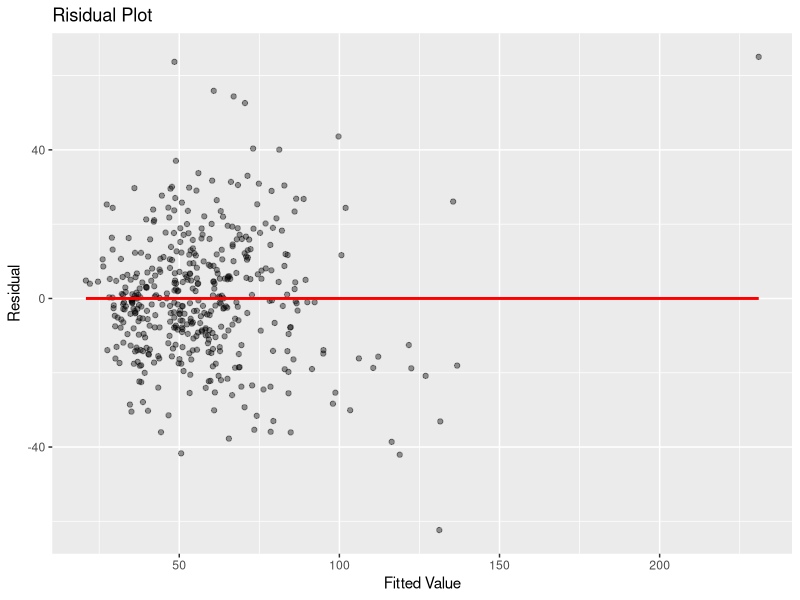
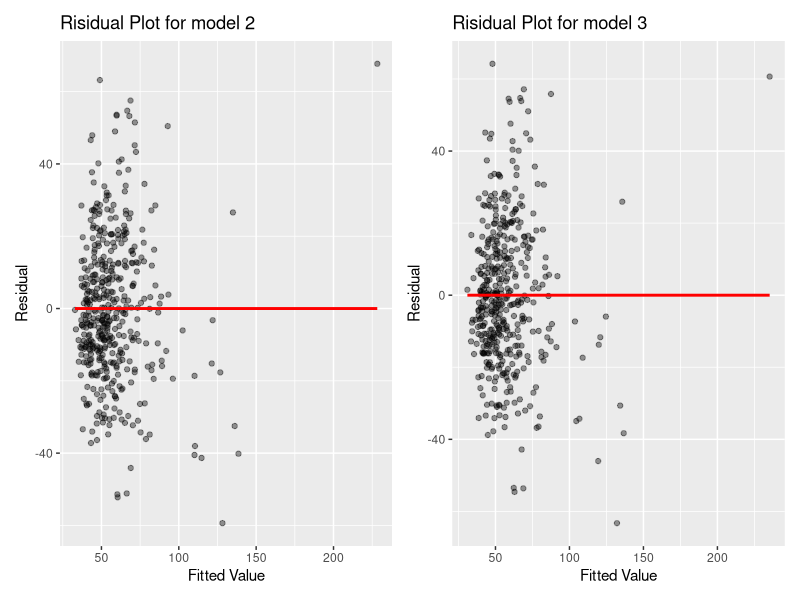
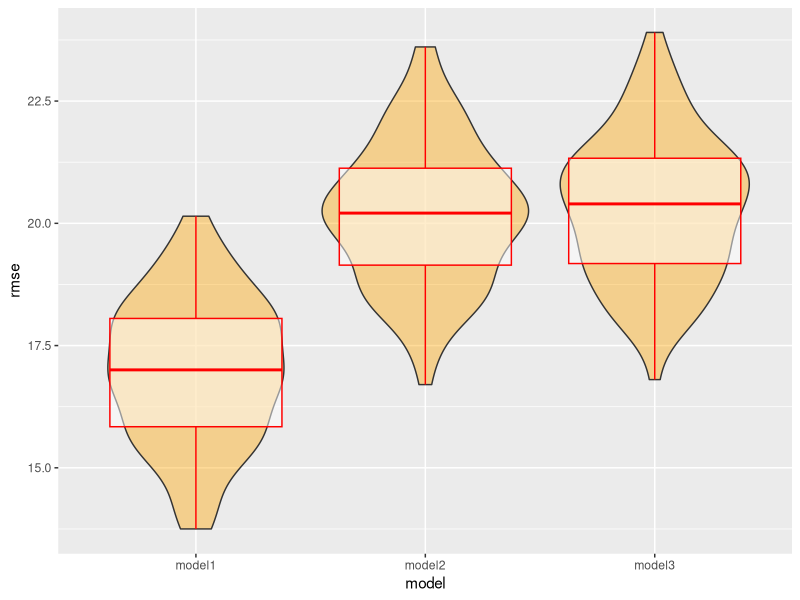

Write R code to recreate these figures, in order.
## ---- chunk 1
library(tidyverse)
library(modelr)
library(patchwork)
cdi_data = read.csv("./data/cdi.csv")
## ---- chunk 2
# Create a new variable called CRM_1000, which is the crime rate per 1000 population in each county in year 1990, and another variable pop_area which is the population density per square mile. Also change the number of doctors and beds into doctors and beds per 100 population.

cdi_data = 
  cdi_data %>% 
  mutate(
    CRM_1000 = crimes/pop * 1000,
    poparea = pop/area,
    docs = docs/pop * 100,
    beds = beds/pop * 100,
    region = as.factor(region)
  ) %>% 
  select(-id,-cty,-state,-crimes)

# Use step-wise regression to try to find an initial mlr model
mult.fit = lm(CRM_1000 ~ ., data = cdi_data)
step(mult.fit, direction = "backward")
## ---- chunk 3
model1 = lm(CRM_1000 ~ pop + pop18 + beds + hsgrad + bagrad + poverty + pcincome + totalinc + poparea + region, data = cdi_data)

broom::tidy(model1) %>% 
  knitr::kable()
## ---- chunk 4
cdi_data %>% 
  add_predictions(model1) %>% 
  add_residuals(model1) %>% 
  ggplot(aes(x = pred, y = resid)) +
  geom_point(alpha = 0.4) + 
  geom_smooth(se = F, color = "red", method = "lm") +
  labs(title = "Risidual Plot",
       x = "Fitted Value", 
       y = "Residual")
## ---- chunk 5
model2 = lm(CRM_1000 ~ pop18 + beds + hsgrad + poverty + unemp + pcincome + poparea, data = cdi_data)

broom::tidy(model2) %>% 
  knitr::kable()
## ---- chunk 6
model3 = lm(CRM_1000 ~ pop18 + beds + poverty + unemp + poparea, data = cdi_data)

broom::tidy(model3) %>% 
  knitr::kable()
## ---- chunk 7
res2 = 
  cdi_data %>% 
  add_predictions(model2) %>% 
  add_residuals(model2) %>% 
  ggplot(aes(x = pred, y = resid)) +
  geom_point(alpha = 0.4) + 
  geom_smooth(se = F, color = "red", method = "lm") +
  labs(title = "Risidual Plot for model 2",
       x = "Fitted Value", 
       y = "Residual")

res3 = 
  cdi_data %>% 
  add_predictions(model3) %>% 
  add_residuals(model3) %>% 
  ggplot(aes(x = pred, y = resid)) +
  geom_point(alpha = 0.4) + 
  geom_smooth(se = F, color = "red", method = "lm") +
  labs(title = "Risidual Plot for model 3",
       x = "Fitted Value", 
       y = "Residual")

res2 + res3
## ---- chunk 8
cv = crossv_mc(cdi_data, 100) %>% 
    mutate(
    train = map(train, as_tibble),
    test = map(test, as_tibble)
  ) %>% 
  mutate(
    model_1 = map(train, ~lm(CRM_1000 ~ pop + pop18 + beds + hsgrad + bagrad + poverty + pcincome + totalinc + poparea + region, data = cdi_data)),
    model_2 = map(train, ~lm(CRM_1000 ~ pop18 + beds + hsgrad + poverty + unemp + pcincome + poparea, data = cdi_data)),
    model_3 = map(train, ~lm(CRM_1000 ~ pop18 + beds + poverty + unemp + poparea, data = cdi_data))) %>% 
  mutate(
    rmse_model1 = map2_dbl(model_1, test, ~rmse(model = .x, data = .y)),
    rmse_model2 = map2_dbl(model_2, test, ~rmse(model = .x, data = .y)),
    rmse_model3 = map2_dbl(model_3, test, ~rmse(model = .x, data = .y))
    )

cv %>% 
  select(starts_with("rmse")) %>% 
  pivot_longer(
    everything(),
    names_to = "model",
    values_to = "rmse",
    names_prefix = "rmse_" 
  ) %>% 
  ggplot(aes(x = model, y = rmse)) +  geom_violin(fill = "orange",alpha = 0.4) +
  geom_boxplot(alpha = 0.5, color = "red") 

